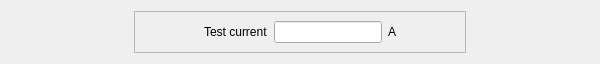
                 <widget class="QWidget" name="page_10">
                  <property name="geometry">
                   <rect>
                    <x>0</x>
                    <y>0</y>
                    <width>600</width>
                    <height>58</height>
                   </rect>
                  </property>
                  <property name="sizePolicy">
                   <sizepolicy hsizetype="Preferred" vsizetype="Maximum">
                    <horstretch>0</horstretch>
                    <verstretch>0</verstretch>
                   </sizepolicy>
                  </property>
                  <attribute name="label">
                   <string>Basic test</string>
                  </attribute>
                  <layout class="QVBoxLayout" name="verticalLayout_12">
                   <item alignment="Qt::AlignHCenter|Qt::AlignTop">
                    <widget class="QFrame" name="frame_2">
                     <property name="sizePolicy">
                      <sizepolicy hsizetype="Fixed" vsizetype="Fixed">
                       <horstretch>0</horstretch>
                       <verstretch>0</verstretch>
                      </sizepolicy>
                     </property>
                     <property name="frameShape">
                      <enum>QFrame::StyledPanel</enum>
                     </property>
                     <property name="frameShadow">
                      <enum>QFrame::Raised</enum>
                     </property>
                     <layout class="QHBoxLayout" name="horizontalLayout_4">
                      <item>
                       <spacer name="horizontalSpacer_3">
                        <property name="orientation">
                         <enum>Qt::Horizontal</enum>
                        </property>
                        <property name="sizeHint" stdset="0">
                         <size>
                          <width>60</width>
                          <height>20</height>
                         </size>
                        </property>
                       </spacer>
                      </item>
                      <item>
                       <widget class="QLabel" name="label_12">
                        <property name="sizePolicy">
                         <sizepolicy hsizetype="Fixed" vsizetype="Preferred">
                          <horstretch>0</horstretch>
                          <verstretch>0</verstretch>
                         </sizepolicy>
                        </property>
                        <property name="text">
                         <string>Test current</string>
                        </property>
                       </widget>
                      </item>
                      <item>
                       <widget class="QLineEdit" name="CTBasicEdtTestCurr">
                        <property name="sizePolicy">
                         <sizepolicy hsizetype="Fixed" vsizetype="Fixed">
                          <horstretch>0</horstretch>
                          <verstretch>0</verstretch>
                         </sizepolicy>
                        </property>
                        <property name="inputMethodHints">
                         <set>Qt::ImhDigitsOnly</set>
                        </property>
                       </widget>
                      </item>
                      <item>
                       <widget class="QLabel" name="label_13">
                        <property name="sizePolicy">
                         <sizepolicy hsizetype="Fixed" vsizetype="Preferred">
                          <horstretch>0</horstretch>
                          <verstretch>0</verstretch>
                         </sizepolicy>
                        </property>
                        <property name="text">
                         <string>A</string>
                        </property>
                       </widget>
                      </item>
                      <item>
                       <spacer name="horizontalSpacer_2">
                        <property name="orientation">
                         <enum>Qt::Horizontal</enum>
                        </property>
                        <property name="sizeHint" stdset="0">
                         <size>
                          <width>60</width>
                          <height>20</height>
                         </size>
                        </property>
                       </spacer>
                      </item>
                     </layout>
                    </widget>
                   </item>
                  </layout>
                 </widget>
